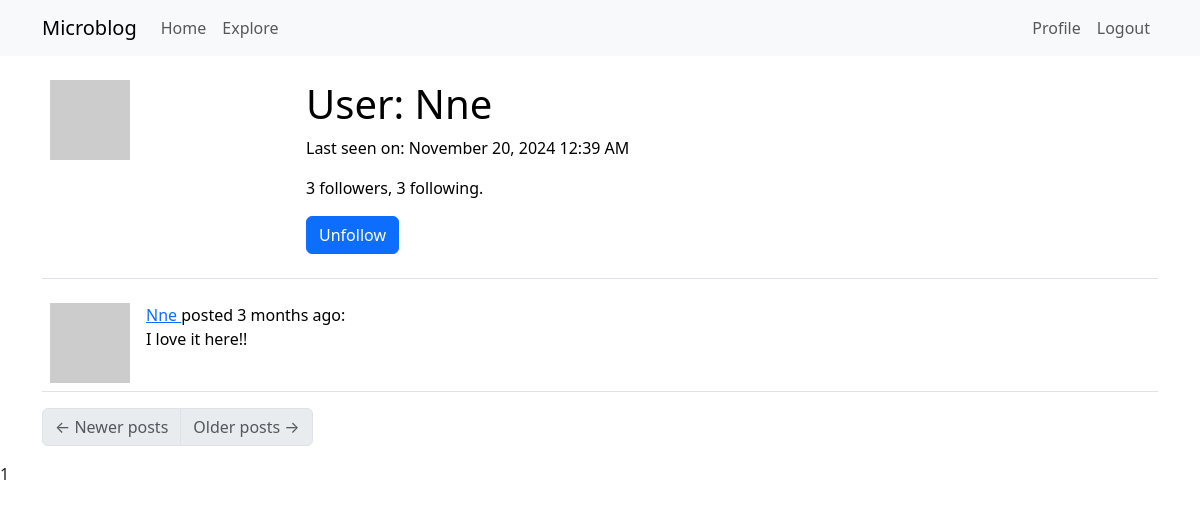
Page /user/Nne (signed in) on the earlier database version.
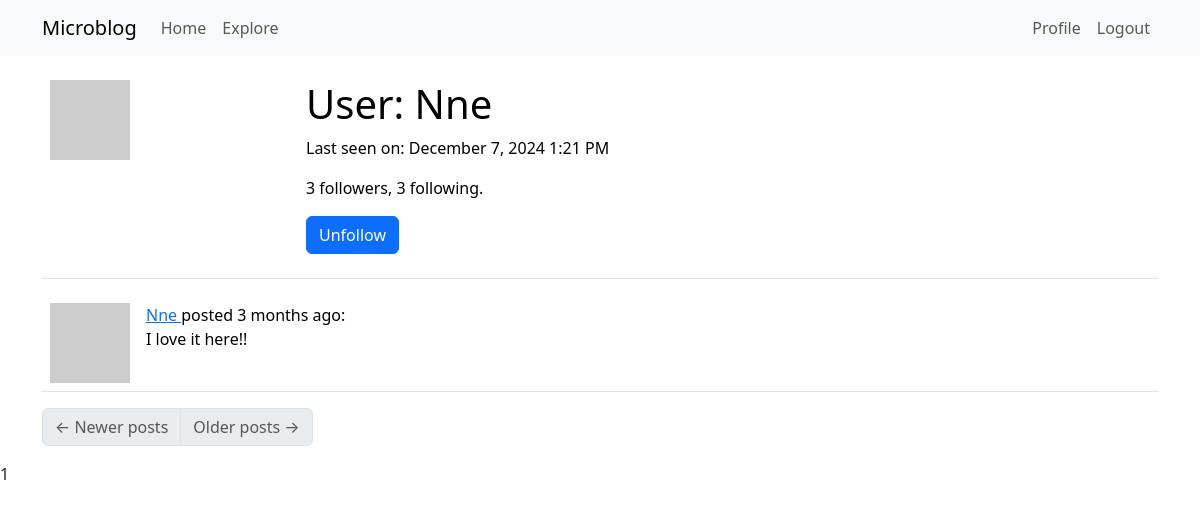
Same page on the later database version.
### app/models.py (models this page shows, shortened)
class User(UserMixin, db.Model):
    id: so.Mapped[int] = so.mapped_column(primary_key=True)
    username: so.Mapped[str] = so.mapped_column(sa.String(64), index=True,
                                                unique=True)
    email: so.Mapped[str] = so.mapped_column(sa.String(120), index=True,
                                             unique=True)
    password_hash: so.Mapped[Optional[str]] = so.mapped_column(sa.String(256))
    posts: so.WriteOnlyMapped['Post'] = so.relationship(
        back_populates='author')
    about_me: so.Mapped[Optional[str]] = so.mapped_column(sa.String(140))
    last_seen: so.Mapped[Optional[datetime]] = so.mapped_column(
        default=lambda: datetime.now(timezone.utc))
    following: so.WriteOnlyMapped['User'] = so.relationship(
        secondary=followers, primaryjoin=(followers.c.follower_id == id),
        secondaryjoin=(followers.c.followed_id == id),
        back_populates='followers')
    followers: so.WriteOnlyMapped['User'] = so.relationship(
        secondary=followers, primaryjoin=(followers.c.followed_id == id),
        secondaryjoin=(followers.c.follower_id == id),
        back_populates='following')
    def is_following(self, user):
        query = self.following.select().where(User.id == user.id)
        return db.session.scalar(query) is not None
    def followers_count(self):
        query = sa.select(sa.func.count()).select_from(
            self.followers.select().subquery())
        return db.session.scalar(query)
    def following_count(self):
        query = sa.select(sa.func.count()).select_from(
            self.following.select().subquery())
        return db.session.scalar(query)
    def avatar(self, size):
        digest = md5(self.email.lower().encode('utf-8')).hexdigest()
        return f'https://www.gravatar.com/avatar/{digest}?d=identicon&s={size}'

### app/routes.py (the view)
@bot_1.route('/user/<username>')
@login_required
def user(username):
    user = db.first_or_404(sa.select(User).where(User.username == username))
    page = request.args.get('page', 1, type=int)
    query = user.posts.select().order_by(Post.timestamp.desc())
    posts = db.paginate(query, page=page,
                        per_page=bot_1.config['POSTS_PER_PAGE'],
                        error_out=False)
    next_url = url_for('user', username=user.username, page=posts.next_num) \
        if posts.has_next else None
    prev_url = url_for('user', username=user.username, page=posts.prev_num) \
        if posts.has_prev else None
    form = EmptyForm()
    return render_template('user.html', user=user, posts=posts.items,
                           next_url=next_url, prev_url=prev_url, form=form)

### app/forms.py
class EmptyForm(FlaskForm):
    submit = SubmitField('Submit')

### app/models.py (called while the page is built)
@login.user_loader
def load_user(id):
    return db.session.get(User, int(id))

### app/routes.py (called while the page is built)
@bot_1.before_request
def before_request():
    if current_user.is_authenticated:
        current_user.last_seen = datetime.now(timezone.utc)
        db.session.commit()

### app/templates/user.html (shortened to what this page needs)
{% extends "base.html" %}
{% block content %}
    <table class="table table-hover">
        <tr>
            <td width="256px"><img src="{{ user.avatar(256) }}"></td>
            <td>
                <h1>User: {{ user.username }}</h1>
                {% if user.last_seen %}
                <p>Last seen on: {{ moment(user.last_seen).format('LLL') }}</p>
                {% endif %}
                <p>{{ user.followers_count() }} followers, {{ user.following_count() }} following.</p>
                {% if user == current_user %}
                <p><a href="{{ url_for('edit_profile') }}">Edit your profile</a></p>
                {% else %}
                <p>
                    <form action="{{ url_for('unfollow', username=user.username) }}" method="post">
                        {{ form.submit(value='Unfollow', class_='btn btn-primary') }}
                    </form>
                </p>
                {% endif %}
            </td>
        </tr>
    </table>
    {% for post in posts %}
        {% include '_post.html' %}
    {% endfor %}
    <nav aria-label="Post navigation">
        <ul class="pagination">
            <li class="page-item{% if not prev_url %} disabled{% endif %}">
                <a class="page-link" href="{{ prev_url }}">
                    <span aria-hidden="true">&larr;</span> Newer posts
                </a>
            </li>
            <li class="page-item{% if not next_url %} disabled{% endif %}">
                <a class="page-link" href="{{ next_url }}">
                    Older posts <span aria-hidden="true">&rarr;</span>
                </a>
            </li>
        </ul>
    </nav>
{% endblock %}

Differences in the rows shown:
changed User "Nne": last_seen "November 20, 2024 12:39 AM" → "December 7, 2024 1:21 PM"
